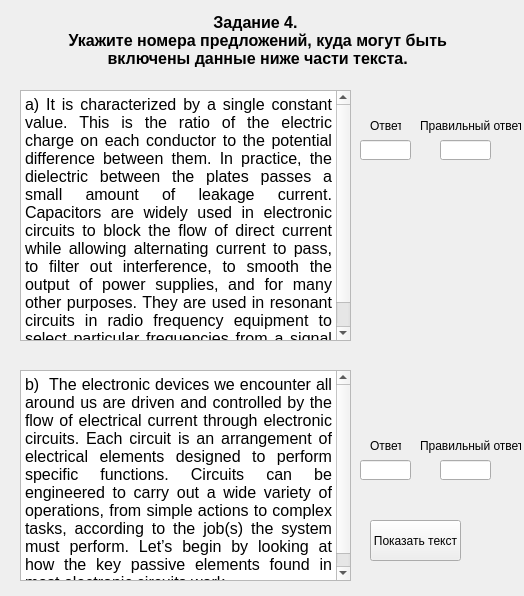
<?xml version="1.0" encoding="UTF-8"?>
<ui version="4.0">
 <class>Zadanie4_part2_var1</class>
 <widget class="QWidget" name="Zadanie4_part2_var1">
  <property name="geometry">
   <rect>
    <x>0</x>
    <y>0</y>
    <width>524</width>
    <height>596</height>
   </rect>
  </property>
  <property name="windowTitle">
   <string>Form</string>
  </property>
  <widget class="QLabel" name="label_title">
   <property name="geometry">
    <rect>
     <x>20</x>
     <y>10</y>
     <width>471</width>
     <height>61</height>
    </rect>
   </property>
   <property name="font">
    <font>
     <pointsize>12</pointsize>
     <weight>75</weight>
     <bold>true</bold>
     <strikeout>false</strikeout>
    </font>
   </property>
   <property name="cursor">
    <cursorShape>ArrowCursor</cursorShape>
   </property>
   <property name="text">
    <string>Задание 4.
 Укажите номера предложений, куда могут быть
 включены данные ниже части текста.</string>
   </property>
   <property name="textFormat">
    <enum>Qt::AutoText</enum>
   </property>
   <property name="alignment">
    <set>Qt::AlignCenter</set>
   </property>
  </widget>
  <widget class="QTextBrowser" name="textBrowser">
   <property name="geometry">
    <rect>
     <x>20</x>
     <y>90</y>
     <width>331</width>
     <height>251</height>
    </rect>
   </property>
   <property name="html">
    <string>&lt;!DOCTYPE HTML PUBLIC &quot;-//W3C//DTD HTML 4.0//EN&quot; &quot;http://www.w3.org/TR/REC-html40/strict.dtd&quot;&gt;
&lt;html&gt;&lt;head&gt;&lt;meta name=&quot;qrichtext&quot; content=&quot;1&quot; /&gt;&lt;style type=&quot;text/css&quot;&gt;
p, li { white-space: pre-wrap; }
&lt;/style&gt;&lt;/head&gt;&lt;body style=&quot; font-family:'MS Shell Dlg 2'; font-size:8.25pt; font-weight:400; font-style:normal;&quot;&gt;
&lt;p align=&quot;justify&quot; style=&quot; margin-top:0px; margin-bottom:0px; margin-left:0px; margin-right:0px; -qt-block-indent:0; text-indent:0px;&quot;&gt;&lt;span style=&quot; font-family:'Times New Roman','serif'; font-size:12pt;&quot;&gt;a) It is characterized by a single constant value. This is the ratio of the electric charge on each conductor to the potential difference between them. In practice, the dielectric between the plates passes a small amount of leakage current. Capacitors are widely used in electronic circuits to block the flow of direct current while allowing alternating current to pass, to filter out interference, to smooth the output of power supplies, and for many other purposes. They are used in resonant circuits in radio frequency equipment to select particular frequencies from a signal with many frequencies.&lt;/span&gt;&lt;/p&gt;&lt;/body&gt;&lt;/html&gt;</string>
   </property>
  </widget>
  <widget class="QLineEdit" name="lineEdit">
   <property name="geometry">
    <rect>
     <x>360</x>
     <y>140</y>
     <width>51</width>
     <height>20</height>
    </rect>
   </property>
  </widget>
  <widget class="QTextBrowser" name="textBrowser_2">
   <property name="geometry">
    <rect>
     <x>20</x>
     <y>370</y>
     <width>331</width>
     <height>211</height>
    </rect>
   </property>
   <property name="html">
    <string>&lt;!DOCTYPE HTML PUBLIC &quot;-//W3C//DTD HTML 4.0//EN&quot; &quot;http://www.w3.org/TR/REC-html40/strict.dtd&quot;&gt;
&lt;html&gt;&lt;head&gt;&lt;meta name=&quot;qrichtext&quot; content=&quot;1&quot; /&gt;&lt;style type=&quot;text/css&quot;&gt;
p, li { white-space: pre-wrap; }
&lt;/style&gt;&lt;/head&gt;&lt;body style=&quot; font-family:'MS Shell Dlg 2'; font-size:8.25pt; font-weight:400; font-style:normal;&quot;&gt;
&lt;p align=&quot;justify&quot; style=&quot; margin-top:0px; margin-bottom:0px; margin-left:0px; margin-right:0px; -qt-block-indent:0; text-indent:0px;&quot;&gt;&lt;span style=&quot; font-family:'Times New Roman','serif'; font-size:12pt;&quot;&gt;b)  The electronic devices we encounter all around us are driven and controlled by the flow of electrical current through electronic circuits. Each circuit is an arrangement of electrical elements designed to perform specific functions. Circuits can be engineered to carry out a wide variety of operations, from simple actions to complex tasks, according to the job(s) the system must perform. Let’s begin by looking at how the key passive elements found in most electronic circuits work.&lt;/span&gt;&lt;/p&gt;&lt;/body&gt;&lt;/html&gt;</string>
   </property>
  </widget>
  <widget class="QLineEdit" name="lineEdit_2">
   <property name="geometry">
    <rect>
     <x>360</x>
     <y>460</y>
     <width>51</width>
     <height>20</height>
    </rect>
   </property>
  </widget>
  <widget class="QPushButton" name="pushButton_show_text">
   <property name="geometry">
    <rect>
     <x>370</x>
     <y>520</y>
     <width>91</width>
     <height>41</height>
    </rect>
   </property>
   <property name="text">
    <string>Показать текст</string>
   </property>
  </widget>
  <widget class="QLineEdit" name="lineEdit_3">
   <property name="geometry">
    <rect>
     <x>440</x>
     <y>140</y>
     <width>51</width>
     <height>20</height>
    </rect>
   </property>
  </widget>
  <widget class="QLineEdit" name="lineEdit_4">
   <property name="geometry">
    <rect>
     <x>440</x>
     <y>460</y>
     <width>51</width>
     <height>20</height>
    </rect>
   </property>
  </widget>
  <widget class="QLabel" name="label_2">
   <property name="geometry">
    <rect>
     <x>370</x>
     <y>110</y>
     <width>31</width>
     <height>31</height>
    </rect>
   </property>
   <property name="text">
    <string>Ответ</string>
   </property>
  </widget>
  <widget class="QLabel" name="label">
   <property name="geometry">
    <rect>
     <x>420</x>
     <y>110</y>
     <width>101</width>
     <height>31</height>
    </rect>
   </property>
   <property name="text">
    <string>Правильный ответ</string>
   </property>
  </widget>
  <widget class="QLabel" name="label_3">
   <property name="geometry">
    <rect>
     <x>370</x>
     <y>430</y>
     <width>31</width>
     <height>31</height>
    </rect>
   </property>
   <property name="text">
    <string>Ответ</string>
   </property>
  </widget>
  <widget class="QLabel" name="label_4">
   <property name="geometry">
    <rect>
     <x>420</x>
     <y>430</y>
     <width>101</width>
     <height>31</height>
    </rect>
   </property>
   <property name="text">
    <string>Правильный ответ</string>
   </property>
  </widget>
  <widget class="QLabel" name="label_img">
   <property name="geometry">
    <rect>
     <x>0</x>
     <y>0</y>
     <width>531</width>
     <height>621</height>
    </rect>
   </property>
   <property name="text">
    <string/>
   </property>
   <property name="pixmap">
    <pixmap>../../../img/for_test3.jpg</pixmap>
   </property>
  </widget>
  <zorder>label_img</zorder>
  <zorder>label_title</zorder>
  <zorder>textBrowser</zorder>
  <zorder>lineEdit</zorder>
  <zorder>textBrowser_2</zorder>
  <zorder>lineEdit_2</zorder>
  <zorder>pushButton_show_text</zorder>
  <zorder>lineEdit_3</zorder>
  <zorder>lineEdit_4</zorder>
  <zorder>label_2</zorder>
  <zorder>label</zorder>
  <zorder>label_3</zorder>
  <zorder>label_4</zorder>
 </widget>
 <resources/>
 <connections/>
</ui>
